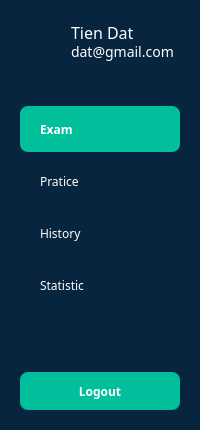
     <widget class="QWidget" name="sidebar" native="true">
      <property name="sizePolicy">
       <sizepolicy hsizetype="Preferred" vsizetype="Expanding">
        <horstretch>2</horstretch>
        <verstretch>0</verstretch>
       </sizepolicy>
      </property>
      <property name="minimumSize">
       <size>
        <width>0</width>
        <height>0</height>
       </size>
      </property>
      <property name="maximumSize">
       <size>
        <width>16777215</width>
        <height>16777215</height>
       </size>
      </property>
      <property name="contextMenuPolicy">
       <enum>Qt::ActionsContextMenu</enum>
      </property>
      <property name="layoutDirection">
       <enum>Qt::LeftToRight</enum>
      </property>
      <property name="styleSheet">
       <string notr="true">background-color: #082540;</string>
      </property>
      <layout class="QVBoxLayout" name="verticalLayout_14">
       <item>
        <widget class="QWidget" name="widget_6" native="true">
         <property name="minimumSize">
          <size>
           <width>0</width>
           <height>80</height>
          </size>
         </property>
         <property name="maximumSize">
          <size>
           <width>16777215</width>
           <height>60</height>
          </size>
         </property>
         <property name="styleSheet">
          <string notr="true">background: none;</string>
         </property>
         <widget class="QLabel" name="label">
          <property name="geometry">
           <rect>
            <x>10</x>
            <y>0</y>
            <width>40</width>
            <height>40</height>
           </rect>
          </property>
          <property name="styleSheet">
           <string notr="true">background: none;</string>
          </property>
          <property name="text">
           <string/>
          </property>
          <property name="pixmap">
           <pixmap resource="resource.qrc">:/img/img/user.svg</pixmap>
          </property>
          <property name="scaledContents">
           <bool>true</bool>
          </property>
         </widget>
         <widget class="QLabel" name="nameInfoLabel">
          <property name="geometry">
           <rect>
            <x>60</x>
            <y>0</y>
            <width>121</width>
            <height>22</height>
           </rect>
          </property>
          <property name="font">
           <font>
            <family>Source Sans 3 Medium</family>
            <pointsize>-1</pointsize>
            <weight>50</weight>
            <bold>false</bold>
           </font>
          </property>
          <property name="styleSheet">
           <string notr="true">font-size: 16px;
background: none;
color: #fff;</string>
          </property>
          <property name="text">
           <string>Tien Dat</string>
          </property>
         </widget>
         <widget class="QLabel" name="emailInfoLabel">
          <property name="geometry">
           <rect>
            <x>60</x>
            <y>20</y>
            <width>141</width>
            <height>22</height>
           </rect>
          </property>
          <property name="font">
           <font>
            <family>Source Sans 3 Medium</family>
            <pointsize>-1</pointsize>
            <weight>50</weight>
            <bold>false</bold>
           </font>
          </property>
          <property name="styleSheet">
           <string notr="true">font-size: 14px;
background: none;
color: #fff;</string>
          </property>
          <property name="text">
           <string>dat@gmail.com</string>
          </property>
         </widget>
        </widget>
       </item>
       <item>
        <widget class="QWidget" name="widget_9" native="true">
         <layout class="QVBoxLayout" name="verticalLayout">
          <item>
           <widget class="QPushButton" name="examPushButton">
            <property name="minimumSize">
             <size>
              <width>0</width>
              <height>46</height>
             </size>
            </property>
            <property name="maximumSize">
             <size>
              <width>16777215</width>
              <height>46</height>
             </size>
            </property>
            <property name="font">
             <font>
              <family>Source Sans 3</family>
              <weight>75</weight>
              <bold>true</bold>
             </font>
            </property>
            <property name="cursor">
             <cursorShape>PointingHandCursor</cursorShape>
            </property>
            <property name="layoutDirection">
             <enum>Qt::LeftToRight</enum>
            </property>
            <property name="styleSheet">
             <string notr="true">background-color: rgb(0, 191, 154);
border-radius: 8px;
border: none;
color: #fff;
text-align: left;
padding-left: 20px;</string>
            </property>
            <property name="text">
             <string>Exam</string>
            </property>
            <property name="icon">
             <iconset>
              <normalon>:/img/img/note.svg</normalon>
             </iconset>
            </property>
            <property name="iconSize">
             <size>
              <width>21</width>
              <height>20</height>
             </size>
            </property>
           </widget>
          </item>
          <item>
           <widget class="QPushButton" name="practicePushButton">
            <property name="minimumSize">
             <size>
              <width>0</width>
              <height>46</height>
             </size>
            </property>
            <property name="maximumSize">
             <size>
              <width>16777215</width>
              <height>46</height>
             </size>
            </property>
            <property name="font">
             <font>
              <family>Source Sans 3</family>
              <weight>50</weight>
              <bold>false</bold>
             </font>
            </property>
            <property name="cursor">
             <cursorShape>PointingHandCursor</cursorShape>
            </property>
            <property name="layoutDirection">
             <enum>Qt::LeftToRight</enum>
            </property>
            <property name="styleSheet">
             <string notr="true">background: none;
border-radius: 8px;
color: #fff;
text-align: left;
padding-left: 20px;</string>
            </property>
            <property name="text">
             <string>Pratice</string>
            </property>
            <property name="icon">
             <iconset>
              <normalon>:/img/img/pen.svg</normalon>
             </iconset>
            </property>
            <property name="iconSize">
             <size>
              <width>21</width>
              <height>20</height>
             </size>
            </property>
           </widget>
          </item>
          <item>
           <widget class="QPushButton" name="historyPushButton">
            <property name="minimumSize">
             <size>
              <width>0</width>
              <height>46</height>
             </size>
            </property>
            <property name="maximumSize">
             <size>
              <width>16777215</width>
              <height>46</height>
             </size>
            </property>
            <property name="font">
             <font>
              <family>Source Sans 3</family>
              <weight>50</weight>
              <bold>false</bold>
             </font>
            </property>
            <property name="cursor">
             <cursorShape>PointingHandCursor</cursorShape>
            </property>
            <property name="layoutDirection">
             <enum>Qt::LeftToRight</enum>
            </property>
            <property name="styleSheet">
             <string notr="true">background: none;
border-radius: 8px;
color: #fff;
text-align: left;
padding-left: 20px;</string>
            </property>
            <property name="text">
             <string>History</string>
            </property>
            <property name="icon">
             <iconset>
              <normalon>:/img/img/clock-history.svg</normalon>
             </iconset>
            </property>
            <property name="iconSize">
             <size>
              <width>21</width>
              <height>20</height>
             </size>
            </property>
           </widget>
          </item>
          <item>
           <widget class="QPushButton" name="statisticButton">
            <property name="minimumSize">
             <size>
              <width>0</width>
              <height>46</height>
             </size>
            </property>
            <property name="maximumSize">
             <size>
              <width>16777215</width>
              <height>46</height>
             </size>
            </property>
            <property name="font">
             <font>
              <family>Source Sans 3</family>
              <weight>50</weight>
              <bold>false</bold>
             </font>
            </property>
            <property name="cursor">
             <cursorShape>PointingHandCursor</cursorShape>
            </property>
            <property name="layoutDirection">
             <enum>Qt::LeftToRight</enum>
            </property>
            <property name="styleSheet">
             <string notr="true">background: none;
border-radius: 8px;
color: #fff;
text-align: left;
padding-left: 20px;</string>
            </property>
            <property name="text">
             <string>Statistic</string>
            </property>
            <property name="icon">
             <iconset>
              <normalon>:/img/img/chart-line.svg</normalon>
             </iconset>
            </property>
            <property name="iconSize">
             <size>
              <width>21</width>
              <height>20</height>
             </size>
            </property>
           </widget>
          </item>
          <item>
           <spacer name="verticalSpacer">
            <property name="orientation">
             <enum>Qt::Vertical</enum>
            </property>
            <property name="sizeHint" stdset="0">
             <size>
              <width>20</width>
              <height>40</height>
             </size>
            </property>
           </spacer>
          </item>
         </layout>
        </widget>
       </item>
       <item>
        <widget class="QWidget" name="widget_25" native="true">
         <layout class="QVBoxLayout" name="verticalLayout_13">
          <item>
           <widget class="QPushButton" name="logoutButton">
            <property name="minimumSize">
             <size>
              <width>0</width>
              <height>38</height>
             </size>
            </property>
            <property name="maximumSize">
             <size>
              <width>16777215</width>
              <height>46</height>
             </size>
            </property>
            <property name="font">
             <font>
              <family>Source Sans 3</family>
              <weight>75</weight>
              <bold>true</bold>
             </font>
            </property>
            <property name="cursor">
             <cursorShape>PointingHandCursor</cursorShape>
            </property>
            <property name="layoutDirection">
             <enum>Qt::LeftToRight</enum>
            </property>
            <property name="styleSheet">
             <string notr="true">background-color: rgb(0, 191, 154);
border-radius: 8px;
border: none;
color: #fff;</string>
            </property>
            <property name="text">
             <string>Logout</string>
            </property>
            <property name="icon">
             <iconset>
              <normalon>:/img/img/double-right-arrow.svg</normalon>
             </iconset>
            </property>
            <property name="iconSize">
             <size>
              <width>16</width>
              <height>20</height>
             </size>
            </property>
           </widget>
          </item>
         </layout>
        </widget>
       </item>
      </layout>
     </widget>
